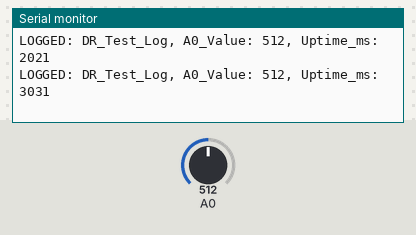
The sketch below on a simulated ESP8266 (NodeMCU). Shown: the last lines printed to the serial monitor. Inputs (shaded band) come from the test bench; at power-on: A0 = 512. Storage starts empty.

Above: at 3.2 s.
3.3 s: A0 set to 716
At 4.6 s:
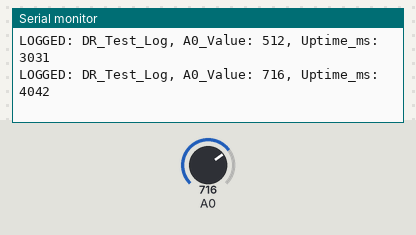
4.8 s: A0 set to 900
At 5.9 s:
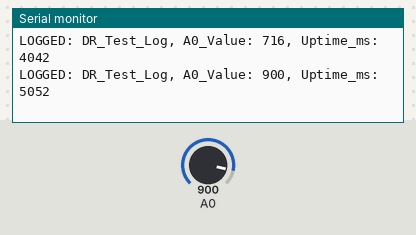
Timing chart, 0 to 7.8 s (numbered marks = the images above; inputs shaded):
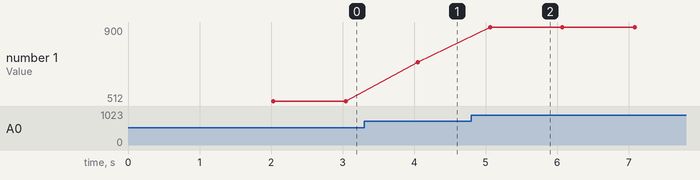

The sketch:

DIY2_SDCardAdaptor.ino
```cpp
// Last Edit: 2026-06-08 10:25:00
// Reason for Last Edit: Adapted standard SD datalogger for ESP8266 NodeMCU to test DIY Adapter.
// Author: DeadReckoner Mentor

/*
 * =========================================================================
 * PROJECT: Dead Reckoning SD Card Sanity Check
 * VERSION: DIY Adapter Datalogger Test (ESP8266)
 * * * WIRING DIAGRAM (NodeMCU to DIY SD Adapter)
 * -------------------------------------------------------------------------
 * SD Adapter Pin| NodeMCU Pin   | Note / Reasoning
 * -------------------------------------------------------------------------
 * VCC (3.3V)    | 3V3           | DIRECT 3.3V ONLY (No onboard regulator)
 * GND           | GND           | Common Ground
 * CS            | D1 (GPIO 5)   | Safe Chip Select pin for ESP8266
 * MOSI          | D7 (GPIO 13)  | Hardware SPI MOSI
 * SCK           | D5 (GPIO 14)  | Hardware SPI SCK
 * MISO          | D6 (GPIO 12)  | Hardware SPI MISO
 * -------------------------------------------------------------------------
 * =========================================================================
 */

#include <SPI.h>
#include <SD.h>

const int chipSelect = D1;

void setup() {
  Serial.begin(115200);
  delay(2000); // Allow Serial Monitor to initialize

  Serial.println("\n--- DIY SD ADAPTER DATALOGGER TEST ---");
  Serial.print("STATUS: Initializing SD card... ");

  if (!SD.begin(chipSelect)) {
    Serial.println("FAILED!");
    Serial.println("ERROR: Check wiring, ensure card is FAT32, and check connections.");

    // Halt execution safely to prevent WDT resets
    while (1) {
      yield();
    }
  }

  Serial.println("SUCCESS. Card initialized.");
}

void loop() {
  // Assemble the data string to log
  String dataString = "DR_Test_Log, ";

  // Read the single available analog pin on ESP8266 (A0)
  int sensorValue = analogRead(A0);
  dataString += "A0_Value: ";
  dataString += String(sensorValue);
  dataString += ", Uptime_ms: ";
  dataString += String(millis());

  // Open the file (only one file can be open at a time)
  File dataFile = SD.open("datalog.txt", FILE_WRITE);

  if (dataFile) {
    dataFile.println(dataString);
    dataFile.close();

    // Echo to serial port for verification
    Serial.print("LOGGED: ");
    Serial.println(dataString);
  } else {
    Serial.println("ERROR: Failed to open datalog.txt for writing.");
  }

  // Delay to prevent WDT crash and control logging rate (1 Hz)
  delay(1000);
}
```

Measured:
- after the input at 3.3 s, the serial monitor: prints a new line after 0.75 s (image 1)
- after the input at 4.8 s, the serial monitor: prints a new line after 0.26 s (image 2)
- plotted number 1: 512 → 716 after the input at 3.3 s, 716 → 900 after the input at 4.8 s
